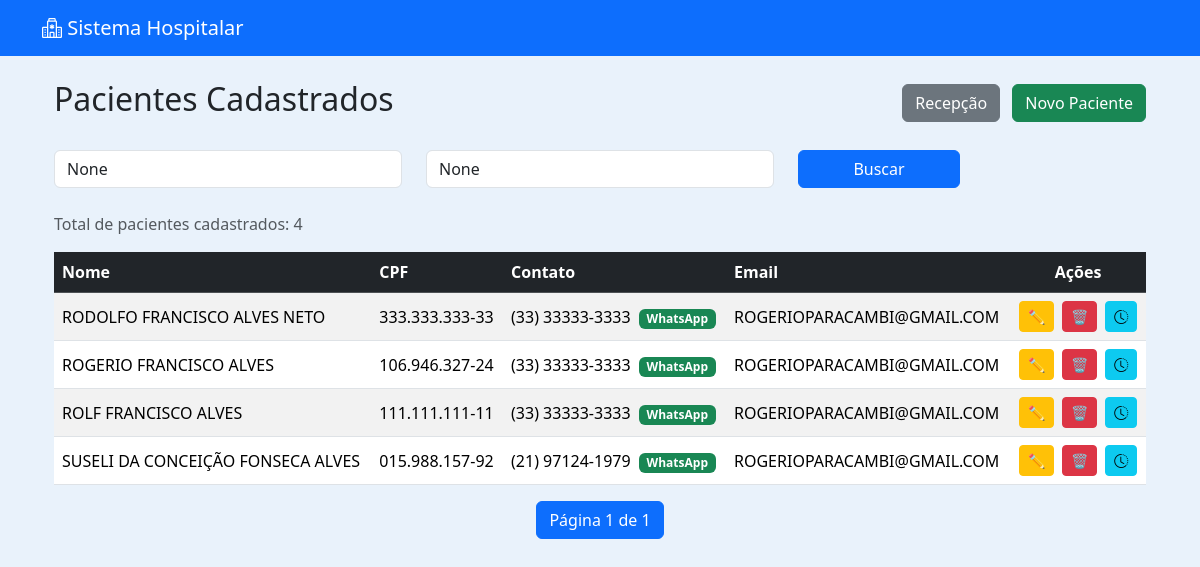
The app's page /pacientes/ (signed in) with its own data.
### pacientes/models.py (models this page shows, shortened)
class Paciente(models.Model):
    nome = models.CharField(max_length=100)
    nome_social = models.CharField(max_length=100, blank=True, null=True)
    nome_mae = models.CharField(max_length=100)
    nome_pai = models.CharField(max_length=100, blank=True, null=True)
    cpf = models.CharField(
        max_length=14,
        unique=True,
        validators=[
            RegexValidator(
                r'^\d{3}\.\d{3}\.\d{3}-\d{2}$',
                'CPF inválido! Use XXX.XXX.XXX-XX'
            )
        ]
    )
    data_nascimento = models.DateField()
    SEXO_BIOLOGICO_CHOICES = [
        ('M', 'Masculino'),
        ('F', 'Feminino'),
        ('I', 'Intersexo'),
    ]
    sexo_biologico = models.CharField(max_length=1, choices=SEXO_BIOLOGICO_CHOICES)
    identidade_genero = models.CharField(max_length=50)
    orientacao_sexual = models.CharField(max_length=50)
    NACIONALIDADE_CHOICES = [
        ('BRASILEIRA', 'Brasileira'),
        ('ARGENTINA', 'Argentina'),
        ('BOLIVIANA', 'Boliviana'),
        ('CHILENA', 'Chilena'),
        ('COLOMBIANA', 'Colombiana'),
        ('PARAGUAIA', 'Paraguaia'),
        ('PERUANA', 'Peruana'),
        ('URUGUAIA', 'Uruguaia'),
        ('VENEZUELANA', 'Venezuelana'),
        ('OUTRA', 'Outra'),
    ]
    nacionalidade = models.CharField(
        max_length=20,
        choices=NACIONALIDADE_CHOICES,
        default='BRASILEIRA'
    )
    naturalidade = models.CharField(max_length=100)
    RACA_COR_CHOICES = [
        ('BRANCA', 'Branca'),
        ('PRETA', 'Preta'),
        ('PARDA', 'Parda'),
        ('AMARELA', 'Amarela'),
        ('INDIGENA', 'Indígena'),
    ]
    raca_cor = models.CharField(max_length=10, choices=RACA_COR_CHOICES)
    ESTADO_CIVIL_CHOICES = [
        ('SOLTEIRO', 'Solteiro(a)'),
        ('CASADO', 'Casado(a)'),
        ('DIVORCIADO', 'Divorciado(a)'),
        ('VIUVO', 'Viúvo(a)'),
        ('UNIAO_ESTAVEL', 'União Estável'),
    ]
    estado_civil = models.CharField(max_length=20, choices=ESTADO_CIVIL_CHOICES)
    ESCOLARIDADE_CHOICES = [
        ('SEM_INSTRUCAO', 'Sem instrução'),
        ('FUNDAMENTAL_INCOMPLETO', 'Fundamental incompleto'),
        ('FUNDAMENTAL_COMPLETO', 'Fundamental completo'),
        ('MEDIO_INCOMPLETO', 'Médio incompleto'),
        ('MEDIO_COMPLETO', 'Médio completo'),
        ('SUPERIOR_INCOMPLETO', 'Superior incompleto'),
        ('SUPERIOR_COMPLETO', 'Superior completo'),
        ('POS_GRADUACAO', 'Pós-graduação'),
        ('MESTRADO', 'Mestrado'),
        ('DOUTORADO', 'Doutorado'),
    ]
    escolaridade = models.CharField(max_length=30, choices=ESCOLARIDADE_CHOICES)
    profissao = models.CharField(max_length=50)
    rg = models.CharField(max_length=20)
    orgao_emissor = models.CharField(max_length=10)
    UF_CHOICES = [
        ('AC','AC'), ('AL','AL'), ('AP','AP'), ('AM','AM'),
        ('BA','BA'), ('CE','CE'), ('DF','DF'), ('ES','ES'),
        ('GO','GO'), ('MA','MA'), ('MT','MT'), ('MS','MS'),
        ('MG','MG'), ('PA','PA'), ('PB','PB'), ('PR','PR'),
        ('PE','PE'), ('PI','PI'), ('RJ','RJ'), ('RN','RN'),
        ('RS','RS'), ('RO','RO'), ('RR','RR'), ('SC','SC'),
        ('SP','SP'), ('SE','SE'), ('TO','TO'),
    ]
    uf_rg = models.CharField(max_length=2, choices=UF_CHOICES)
    cep = models.CharField(
        max_length=9,
        validators=[
            RegexValidator(
                r'^\d{5}-\d{3}$',
                'CEP inválido! Use XXXXX-XXX'
            )
        ]
    )
    endereco = models.CharField(max_length=100)
    numero = models.CharField(max_length=10)
    complemento = models.CharField(max_length=50, blank=True, null=True)
    bairro = models.CharField(max_length=50)
    municipio = models.CharField(max_length=50)
    uf = models.CharField(max_length=2, choices=UF_CHOICES)
    ZONA_CHOICES = [
        ('URBANA', 'Urbana'),
        ('RURAL', 'Rural'),
    ]
    zona = models.CharField(max_length=6, choices=ZONA_CHOICES)
    telefone_fixo = models.CharField(
        max_length=15,
        blank=True,
        null=True,
        validators=[
            RegexValidator(
                r'^\(\d{2}\)\s\d{4}-\d{4}$',
                'Telefone inválido! Use (XX) XXXX-XXXX'
            )
        ]
    )
    celular = models.CharField(
        max_length=15,
        validators=[
            RegexValidator(
                r'^\(\d{2}\)\s\d{5}-\d{4}$',
                'Celular inválido! Use (XX) XXXXX-XXXX'
            )
        ]
    )
    whatsapp = models.BooleanField(default=False)
    email = models.EmailField(blank=True, null=True)
    cartao_sus = models.CharField(max_length=18, blank=True, null=True)
    criado_por = models.ForeignKey(
        User,
        on_delete=models.SET_NULL,
        null=True,
        blank=True,
        related_name='pacientes_criados'
    )
    data_criacao = models.DateTimeField(default=timezone.now, editable=False)
    data_atualizacao = models.DateTimeField(auto_now=True)

### pacientes/views.py (the view)
# urls.py: path('', views.paciente_list, name='paciente_list'),
@login_required
@user_passes_test(apenas_recepcao)
def paciente_list(request):
    pacientes = Paciente.objects.all().order_by('nome')
    nome = request.GET.get('nome')
    cpf = request.GET.get('cpf')
    if nome:
        pacientes = pacientes.filter(nome__icontains=nome)
    if cpf:
        pacientes = pacientes.filter(cpf__icontains=cpf)
    paginator = Paginator(pacientes, 5)  # 5 por página
    page_number = request.GET.get('page')
    page_obj = paginator.get_page(page_number)
    context = {
        'page_obj': page_obj,
        'nome': nome,
        'cpf': cpf,
    }
    return render(request, 'pacientes/paciente_list.html', context)

### pacientes/views.py (called while the page is built)
def apenas_recepcao(user):
    return user.is_authenticated and user.perfil == 'recepcao'

### pacientes/templates/pacientes/paciente_list.html (shortened to what this page needs)
{% extends 'usuarios/base.html' %}
{% load static %}
{% block content %}
<div class="container mt-4">
    <div class="d-flex justify-content-between align-items-center mb-4">
        <h2>Pacientes Cadastrados</h2>
        <div>
            <a href="{% url 'recepcao_dashboard' %}" class="btn btn-secondary me-2">
                Recepção
            </a>
            <a href="{% url 'paciente_create' %}" class="btn btn-success">
                Novo Paciente
            </a>
        </div>
    </div>
    <form method="get" class="row mb-4">
        <div class="col-md-4">
            <input type="text" name="nome"
                   value="{{ nome }}"
                   class="form-control"
                   placeholder="Buscar por Nome">
        </div>
        <div class="col-md-4">
            <input type="text" name="cpf"
                   value="{{ cpf }}"
                   class="form-control"
                   placeholder="Buscar por CPF">
        </div>
        <div class="col-md-2">
            <button type="submit" class="btn btn-primary w-100">
                Buscar
            </button>
        </div>
    </form>
    <p class="text-muted">
        Total de pacientes cadastrados: {{ page_obj.paginator.count }}
    </p>
    <div class="table-responsive">
        <table class="table table-hover table-striped align-middle">
            <thead class="table-dark">
                <tr>
                    <th>Nome</th>
                    <th>CPF</th>
                    <th>Contato</th>
                    <th>Email</th>
                    <th class="text-center">Ações</th>
                </tr>
            </thead>
            <tbody>
                {% for paciente in page_obj %}
                <tr>
                    <td>{{ paciente.nome }}</td>
                    <td>{{ paciente.cpf }}</td>
                    <td>
                        {{ paciente.celular }}
                        {% if paciente.whatsapp %}
                            <span class="badge bg-success ms-1">WhatsApp</span>
                        {% endif %}
                    </td>
                    <td>{{ paciente.email|default:"-" }}</td>
                    <td class="text-center">
                        <a href="{% url 'paciente_update' paciente.id %}"
                           class="btn btn-sm btn-warning me-1"
                           title="Editar">
                            ✏️
                        </a>
                        <a href="{% url 'paciente_delete' paciente.id %}"
                           class="btn btn-sm btn-danger me-1"
                           title="Excluir">
                            🗑️
                        </a>
                        <a href="{% url 'historico_paciente' paciente.id %}"
                           class="btn btn-sm btn-info"
                           title="Histórico do Paciente">
                            <i class="bi bi-clock-history"></i>
                        </a>
                    </td>
                </tr>
                {% empty %}
                <tr>
                    <td colspan="5" class="text-center">
                        Nenhum paciente encontrado.
                    </td>
                </tr>
                {% endfor %}
            </tbody>
        </table>
    </div>
    <nav>
        <ul class="pagination justify-content-center">
            <li class="page-item active">
                <span class="page-link">
                    Página {{ page_obj.number }} de {{ page_obj.paginator.num_pages }}
                </span>
            </li>
        </ul>
    </nav>
</div>
{% endblock %}

### usuarios/templates/usuarios/base.html (style rules this page uses)
body { background-color: #e9f2fb; }

### records on screen
Paciente: nome "RODOLFO FRANCISCO ALVES NETO", cpf "333.333.333-33", celular "(33) 33333-3333", whatsapp "WhatsApp", email "ROGERIOPARACAMBI@GMAIL.COM"
Paciente: nome "ROGERIO FRANCISCO ALVES", cpf "106.946.327-24", celular "(33) 33333-3333", whatsapp "WhatsApp", email "ROGERIOPARACAMBI@GMAIL.COM"
Paciente: nome "ROLF FRANCISCO ALVES", cpf "111.111.111-11", celular "(33) 33333-3333", whatsapp "WhatsApp", email "ROGERIOPARACAMBI@GMAIL.COM"
Paciente: nome "SUSELI DA CONCEIÇÃO FONSECA ALVES", cpf "015.988.157-92", celular "(21) 97124-1979", whatsapp "WhatsApp", email "ROGERIOPARACAMBI@GMAIL.COM"

### other values on screen
{{ page_obj.paginator.count }} "4"
{{ page_obj.number }} "1"
{{ page_obj.paginator.num_pages }} "1"
